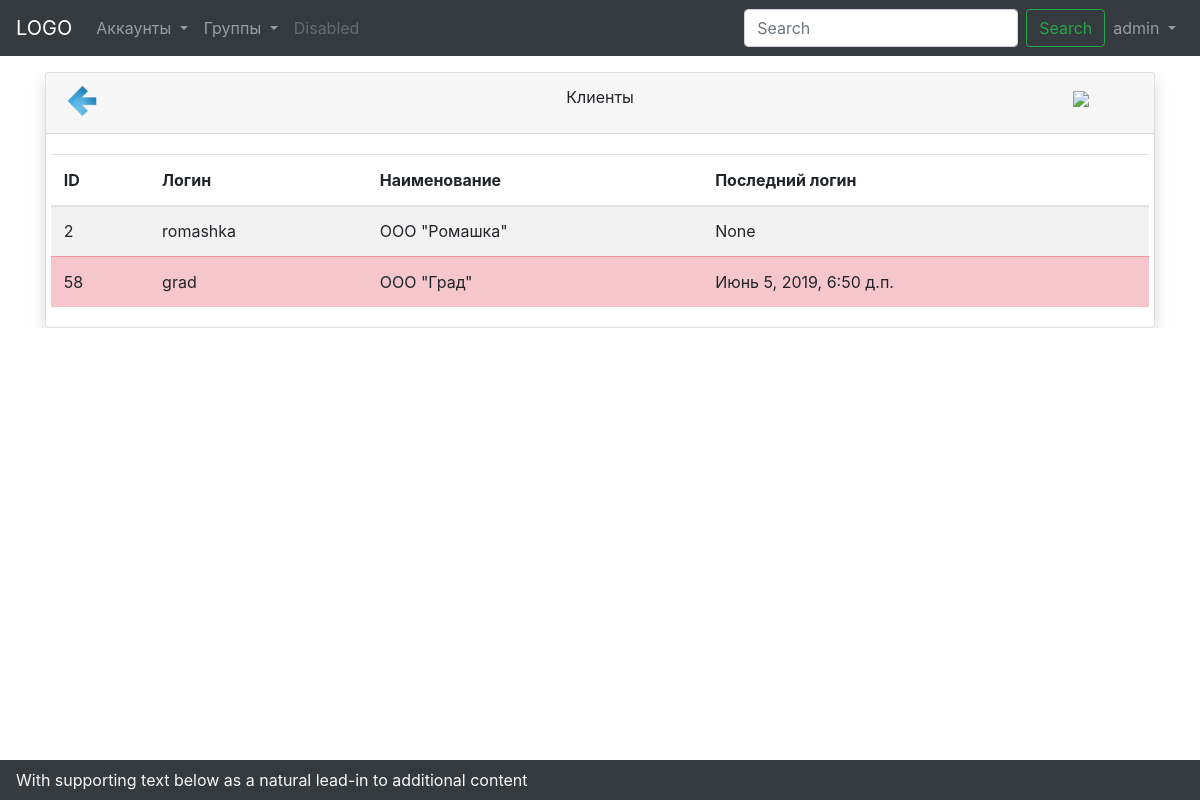
The page /customer/list/ (signed in) on the database as committed earlier.
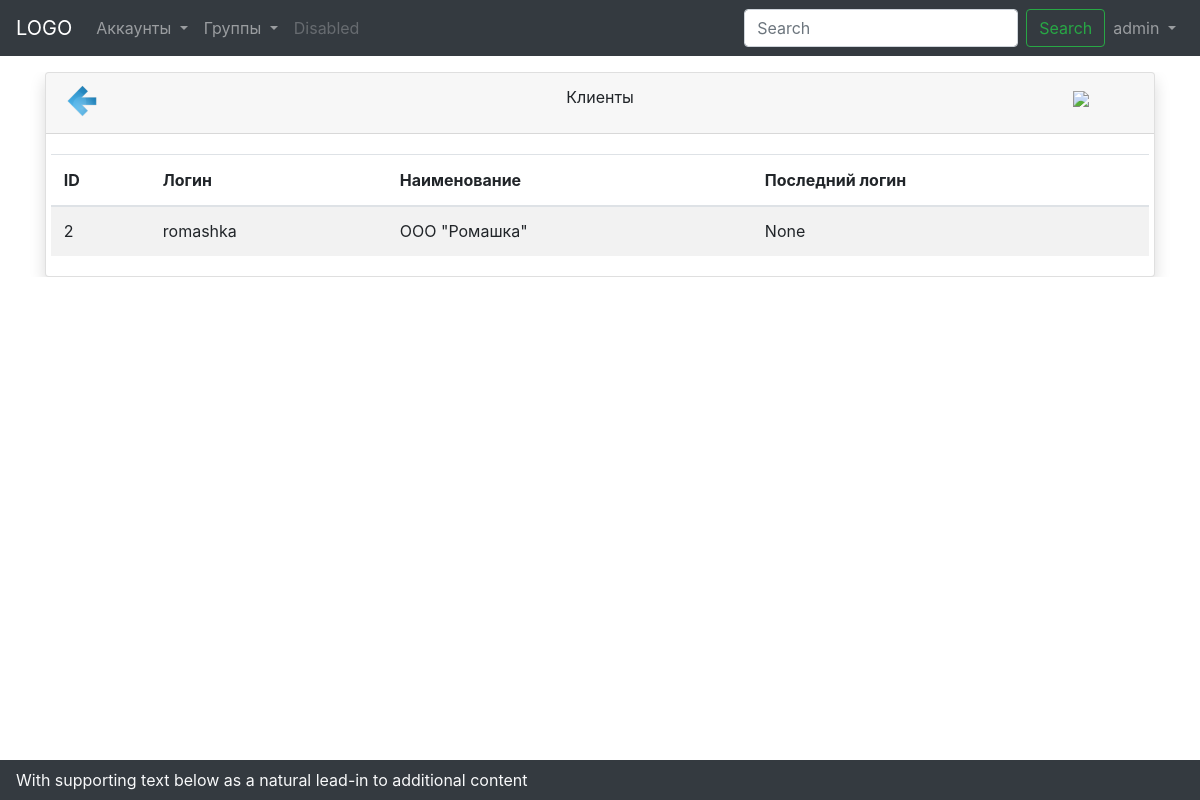
The same page on the database as committed later.
### core/models.py (models this page shows, shortened)
class Customer(models.Model):
    account_login = None
    account_password = None
    phone_regex = RegexValidator(regex=r'^\+?1?\d{6,15}$',
                                 message="Телефонный номер должен быть иметь следующий формат: '+999999999'. "
                                         "Максимальное количество цифр 15.")
    d_reg = RegexValidator(regex=r'^\d{9,15}$', message='Введите цифры')
    email_validator = EmailValidator()
    account = models.OneToOneField(User, on_delete=models.CASCADE, blank=True)
    name = models.CharField(max_length=100, verbose_name='Наименование')
    OGRN = models.CharField(validators=[d_reg], blank=True, max_length=20, verbose_name='ОГРН')
    INN = models.CharField(validators=[d_reg], blank=True, max_length=20, verbose_name='ИНН')
    KPP = models.CharField(validators=[d_reg], blank=True, max_length=20, verbose_name='КПП')
    legal_address = models.CharField(max_length=250, blank=True, verbose_name='Адрес фактический')
    postal_address = models.CharField(max_length=250, blank=True, verbose_name='Адрес юридический')
    phone_number = models.CharField(validators=[phone_regex], max_length=17, verbose_name='Номер телефона')
    email_address = models.CharField(validators=[email_validator], max_length=15, verbose_name='Электронная почта')
    is_create = models.DateTimeField(auto_now_add=True, verbose_name='Дата создания')
    is_update = models.DateTimeField(auto_now=True, verbose_name='Дата модификации')

### core/views.py (the view)
# urls.py: path('customer/list/', views.CustomerList.as_view(), name='accounts_list'),
class CustomerList(ListViewMixin):
    model = Customer
    view_title = 'Клиенты'
    page_title = ''
    heads = ('ID', 'Логин', 'Наименование', 'Последний логин',)
    permission_required = ('core.view_customer', 'auth.view_user')
    create_uri = 'account_create'

### core/mixins.py (called while the page is built)
    def get_context_data(self, **kwargs):
        context = super(ListViewMixin, self).get_context_data(**kwargs)
        context['page_title'] = self.view_title
        context['view_title'] = self.view_title
        context['heads'] = self.heads
        context['create_uri'] = self.create_uri
        return context

### core/templates/core/customer_list.html (shortened to what this page needs)
{% extends 'core/list.html' %}
{% block list %}
    {% for customer in object_list %}
    <tr {% if not customer.account.is_active %}class="table-danger"{% endif %}>
        <td>{{ customer.account.pk }}</td>
        <td>{{ customer.account.username }}</td>
        <td>{{ customer.name }}</td>
        <td>{{ customer.account.last_login }}</td>
    </tr>
    {% endfor %}
{% endblock list %}

Rows that differ between the two databases and show on the page:
removed Customer: account.pk "58", account.username "grad", name "ООО \"Град\"", account.last_login "Июнь 5, 2019, 6:50 д.п."
